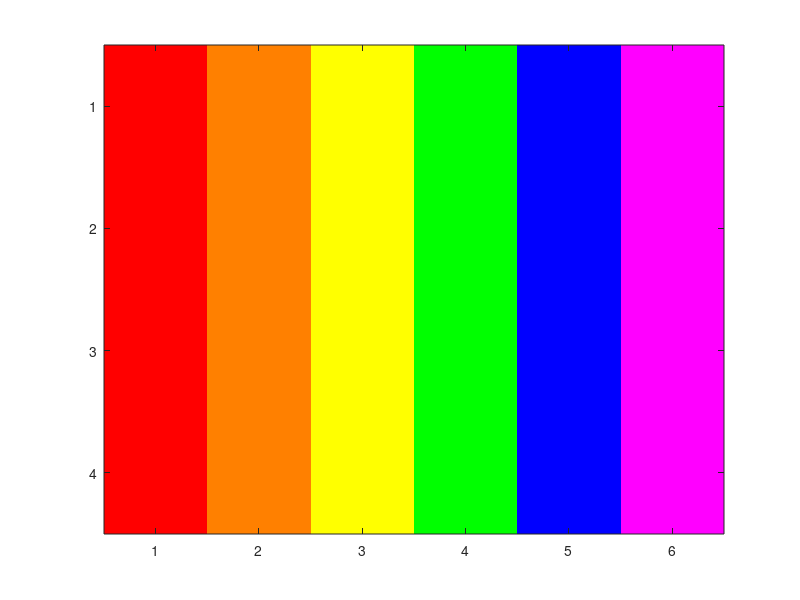

The MATLAB source for this figure:
function [RGB,colors] = colorbars()
colors = [1 0 0; 1 .5 0; 1 1 0; 0 1 0; 0 0 1; 1 0 1];

RGB = zeros(4,6,3);

for j = 1 : 4
    for i = 1 : 6
        for k = 1 : 3
            RGB(j,i,k) = colors(i,k);
        end
    end
end


imagesc(RGB);

end